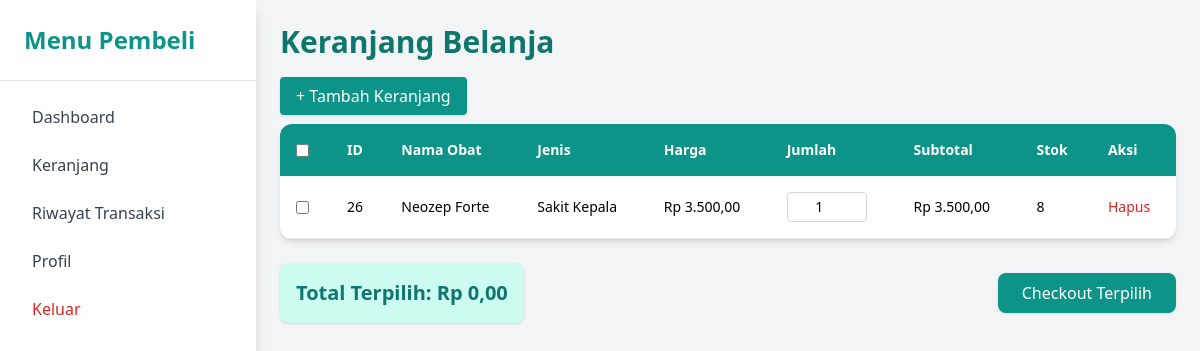
Screenshot of /pembeli/keranjang.php (signed in) with the database file from the repository.
### tables this page shows
CREATE TABLE `keranjang_222233` (
  `keranjang_id_222233` int(11) NOT NULL,
  `user_id_222233` int(11) NOT NULL,
  `transaksi_id_222233` int(11) DEFAULT NULL,
  `obat_id_222233` int(11) DEFAULT NULL,
  `harga_222233` decimal(10,2) DEFAULT NULL,
  `jumlah_222233` int(11) DEFAULT NULL,
  `is_deleted_222233` tinyint(1) DEFAULT 0
);

CREATE TABLE `obat_222233` (
  `obat_id_222233` int(11) NOT NULL,
  `nama_obat_222233` varchar(255) NOT NULL,
  `jenis_obat_222233` varchar(100) NOT NULL,
  `stok_222233` int(11) NOT NULL,
  `harga_222233` decimal(10,2) NOT NULL,
  `tanggal_kadaluarsa_222233` date NOT NULL,
  `kategori_222233` enum('Tablet','Sirup','Kapsul','Salep','Obat Tetes','Injeksi') NOT NULL DEFAULT 'Tablet',
  `gambar_obat_222233` varchar(255) DEFAULT NULL
);

### pembeli/keranjang.php (the view, shortened to what this page needs)
<?php
include '../koneksi.php';
include 'sidebar.php';
$user_id = $_SESSION['user_id'];
$query = "SELECT k.keranjang_id_222233, k.obat_id_222233, k.jumlah_222233, k.harga_222233,
                 o.nama_obat_222233, o.jenis_obat_222233, o.stok_222233, o.gambar_obat_222233
          FROM keranjang_222233 k
          JOIN obat_222233 o ON k.obat_id_222233 = o.obat_id_222233
          WHERE k.user_id_222233 = $user_id AND k.is_deleted_222233 = 0";
$result = mysqli_query($conn, $query);
$keranjang_data = mysqli_fetch_all($result, MYSQLI_ASSOC);
?>
<!DOCTYPE html>
<html lang="id">
<head>
    <script src="https://cdn.tailwindcss.com"></script>
</head>
<body class="bg-gray-100 min-h-screen font-sans">
<?php include 'sidebar.php'; ?>
<div class="ml-64 p-6">
    <h1 class="text-3xl font-bold text-teal-700 mb-6">Keranjang Belanja</h1>
    <div class="mb-4">
        <a href="dashboard.php" class="bg-teal-600 hover:bg-teal-700 text-white px-4 py-2 rounded shadow">
            + Tambah Keranjang
        </a>
    </div>
    <form method="POST" action="keranjang.php" id="form_keranjang">
        <div class="overflow-x-auto bg-white rounded-xl shadow-md">
            <table class="min-w-full text-sm text-left" id="tabel_keranjang">
                <thead class="bg-teal-600 text-white">
                    <tr>
                        <th class="p-4"><input type="checkbox" id="check_all" onclick="toggleAll(this)"></th>
                        <th class="p-4">ID</th>
                        <th class="p-4">Nama Obat</th>
                        <th class="p-4">Jenis</th>
                        <th class="p-4">Harga</th>
                        <th class="p-4">Jumlah</th>
                        <th class="p-4">Subtotal</th>
                        <th class="p-4">Stok</th>
                        <th class="p-4">Aksi</th>
                    </tr>
                </thead>
                <tbody>
                    <?php if (empty($keranjang_data)): ?>
                        <tr>
                            <td colspan="9" class="text-center py-6 text-gray-500">Keranjang kosong.</td>
                        </tr>
                    <?php else: ?>
                        <?php foreach ($keranjang_data as $item): ?>
                            <?php
                                $subtotal = $item['jumlah_222233'] * $item['harga_222233'];
                            ?>
                            <tr class="border-b hover:bg-gray-50">
                                <td class="p-4">
                                    <input type="checkbox"
                                           name="pilih_keranjang[]"
                                           value="<?php echo $item['keranjang_id_222233']; ?>"
                                           class="checkbox_pilih"
                                           data-subtotal="<?php echo $subtotal; ?>"
                                           onchange="updateTotal()">
                                </td>
                                <td class="p-4"><?php echo $item['keranjang_id_222233']; ?></td>
<td class="p-4">
    <span class="text-black hover:underline cursor-pointer"
          onclick="showInfoPopup(
              '<?php echo addslashes($item['nama_obat_222233']); ?>',
              '<?php echo addslashes($item['jenis_obat_222233']); ?>',
              '<?php echo addslashes($item['kategori_222233'] ?? ''); ?>',
              '<?php echo addslashes($item['stok_222233']); ?>',
              '<?php echo number_format($item['harga_222233'], 2, ',', '.'); ?>',
              '<?php echo addslashes($item['gambar_obat_222233'] ?? "default.jpg"); ?>'
          )">
        <?php echo htmlspecialchars($item['nama_obat_222233']); ?>
    </span>
</td>
                                <td class="p-4"><?php echo htmlspecialchars($item['jenis_obat_222233']); ?></td>
                                <td class="p-4">Rp <?php echo number_format($item['harga_222233'], 2, ',', '.'); ?></td>
<td class="p-4">
<input type="number"
       name="jumlah[<?php echo $item['keranjang_id_222233']; ?>]"
       value="<?php echo $item['jumlah_222233']; ?>"
       min="1"
       max="<?php echo $item['stok_222233']; ?>"
       data-id="<?php echo $item['keranjang_id_222233']; ?>"
       data-harga="<?php echo $item['harga_222233']; ?>"
       class="input_jumlah w-20 border border-gray-300 rounded px-2 py-1 text-center"
       onchange="updateSubtotal(this)">
</td>
                                <td class="p-4">Rp <?php echo number_format($subtotal, 2, ',', '.'); ?></td>
                                <td class="p-4"><?php echo $item['stok_222233']; ?></td>
                                <td class="p-4">
                                    <a href="#" onclick="openModal(<?php echo $item['keranjang_id_222233']; ?>)" class="text-red-600 hover:underline">Hapus</a>
                                </td>
                            </tr>
                        <?php endforeach; ?>
                    <?php endif; ?>
                </tbody>
            </table>
        </div>
        <div class="mt-6 flex justify-between items-center">
            <div class="bg-teal-100 p-4 rounded-lg shadow">
                <span class="text-xl font-semibold text-teal-700">Total Terpilih:
                    <span id="total_display">Rp 0,00</span>
                </span>
            </div>
            <?php if (!empty($keranjang_data)): ?>
                <button type="submit" name="checkout" class="bg-teal-600 hover:bg-teal-700 text-white px-6 py-2 rounded-lg shadow">
                    Checkout Terpilih
                </button>
            <?php endif; ?>
        </div>
    </form>
</div>
</body>
</html>

### rows the page displays
keranjang_222233: keranjang_id_222233 "26", obat_id_222233.nama_obat_222233 "Neozep Forte", obat_id_222233.jenis_obat_222233 "Sakit Kepala", harga_222233 "3.500,00", jumlah_222233 "1", subtotal "3.500,00", obat_id_222233.stok_222233 "8"
